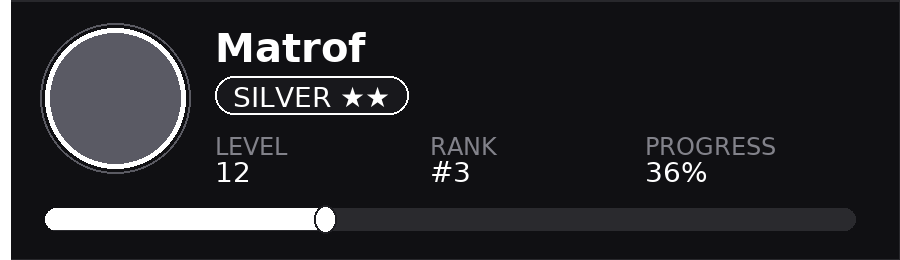
#> input picture ranknew.png, 900 x 260 px
$ python -i cardstyle.py   (imports and definitions only)
#> lines starting #> are read from the running program, lines starting #| are printed output that depends on the picture; after the words box and inside, x2 and y2 are one past the last pixel; in counts of white or black regions, pixels touching at a corner belong together
#> further down, picture is the input picture: PIL image 900x260 RGB; mean R, G, B 39.4, 39.4, 42.7
"""Midnight Gold card system: one shared look for rank / profile / wallet /
leaderboard / identity cards. Deep-navy gradient, glass tiles, gold accents.
PIL only, RGB everywhere (no alpha compositing), cheap enough for executors.
"""
import io
from pathlib import Path

from PIL import Image, ImageDraw, ImageFont, ImageFilter

# ---- palette ----
BG_TOP = (17, 22, 41)
BG_BOT = (8, 10, 20)
GOLD = (250, 200, 60)
GOLD_DEEP = (176, 128, 32)
INK = (245, 246, 250)
DIM = (150, 154, 172)
FAINT = (104, 108, 130)
HAIR = (46, 51, 74)
TILE = (23, 27, 47)
TILE_EDGE = (54, 60, 92)
TRACK = (38, 42, 62)
COIN_INK = (26, 20, 8)

RANK_MEDALS = {
    1: ((250, 200, 60), COIN_INK),
    2: ((198, 202, 214), (30, 30, 36)),
    3: ((214, 148, 84), (30, 22, 12)),
}

_FCACHE = {}


# [28 lines left out: functions f, vgrad, not called in this run]


def vignette(img: Image.Image, amt: float = 0.35) -> Image.Image:
    """Darken the edges, keep the center lit. Returns a new image."""
#> called with amt = 0.35
    w, h = img.size
#> w = 900; h = 260
    m = Image.new('L', (w, h), 0)
#> m: PIL image 900x260 L; every value is 0
    ImageDraw.Draw(m).ellipse([-int(w * 0.35), -int(h * 1.1),
                               int(w * 1.35), int(h * 1.1)], fill=255)
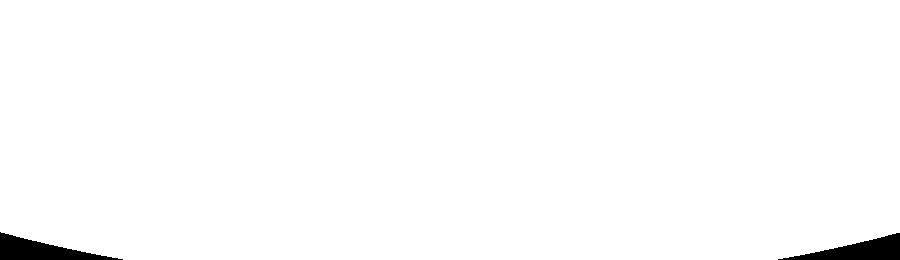
#> m: PIL image 900x260 L; 98.6% white; 2 black regions, box (x1, y1, x2, y2) and area: (0, 232, 123, 260) 1626, (778, 233, 900, 260) 1598
    try:
        m = m.filter(ImageFilter.GaussianBlur(max(8, min(w, h) // 7)))
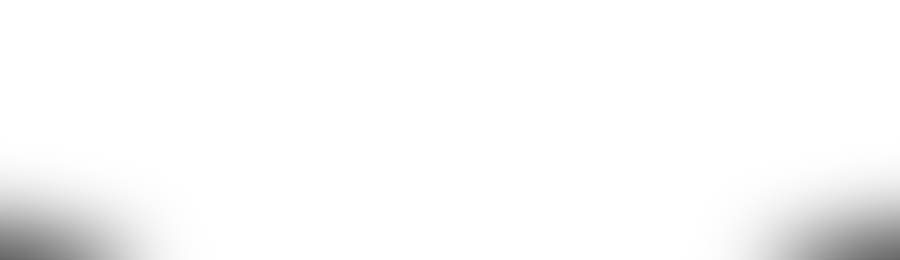
#> m: PIL image 900x260 L; min 104, max 255, mean 249.6
    except Exception:
        pass
    if amt < 1:
        # scale mask so blacks are amt-deep, not pure
        m = m.point(lambda v: int(v + (255 - v) * (1 - amt)))
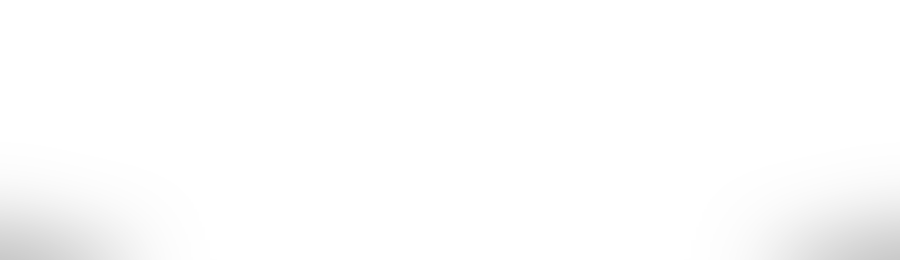
#> m: PIL image 900x260 L; min 202, max 255, mean 253
    return Image.composite(img, Image.new('RGB', (w, h), (0, 0, 0)), m)


# [16 lines left out: functions sheen, base, not called in this run]


def glass(d: ImageDraw.ImageDraw, box, radius: int = 14, fill=TILE,
          edge=TILE_EDGE, width: int = 1):
    d.rounded_rectangle(box, radius=radius, fill=fill, outline=edge, width=width)


# [141 lines left out: functions tracked, fit, pill, avatar, fallback, level_coin and 4 more, not called in this run]

>>> from PIL import Image
>>> picture = Image.open('../ranknew.png')
>>> result = vignette(picture)
